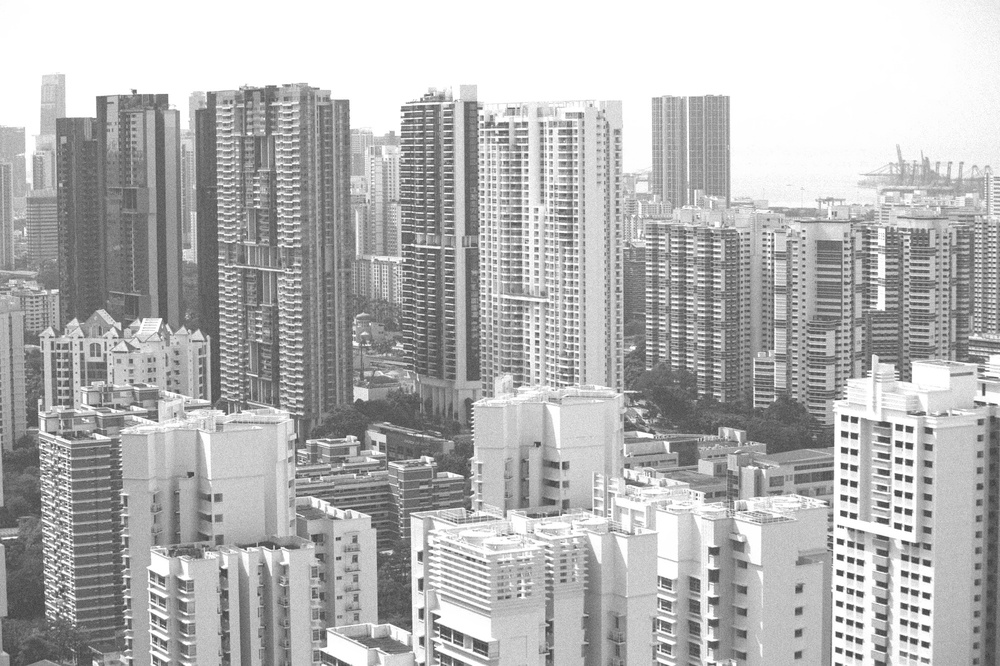
#> input picture Tut2/Exercises/DeGaussianNoiseImg.jpg, 1000 x 666 px, shrunk from 2000 x 1333 before the run, found by its file name
$ python PLTTest.py
#> lines starting #> are read from the running program, lines starting #| are printed output that depends on the picture
import matplotlib.pyplot as p
import numpy as np

img = p.imread(r"D:\FIT\Junior Year\Official classes\SPRING 2024\Image Processing (IPR)\IPR_PythonFile\Tut2\Exercises\DeGaussianNoiseImg.jpg").astype(float)
#> img: shape (666, 1000) float64; min 56, max 255, mean 180.4
spectrum = np.fft.fftshift(np.fft.fft2(img))

img_back=np.fft.ifft2(np.fft.ifftshift(spectrum))


p.figure(figsize=(20,6))
p.subplot(131)
p.imshow(img, cmap='gray')
p.title('input image')
p.colorbar()
p.show()
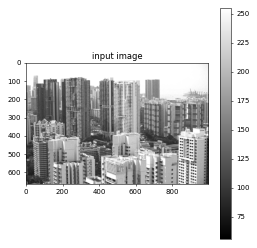
#> figure drawn by matplotlib, 2 panels

p.subplot(132)
p.imshow( np.log(np.abs(spectrum)) , cmap='gray')
p.title('Magnitude Spectrum')
p.colorbar()
p.show()
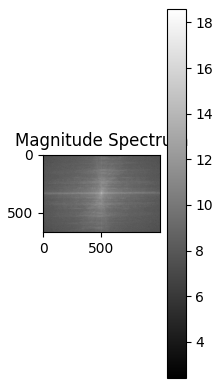
#> figure drawn by matplotlib, 2 panels

p.subplot(133)
p.imshow( np.abs(img_back),cmap='gray')
p.title('reconstructed')
p.colorbar()
p.show()
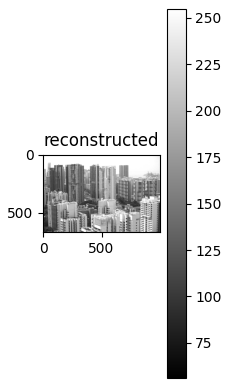
#> figure drawn by matplotlib, 2 panels
